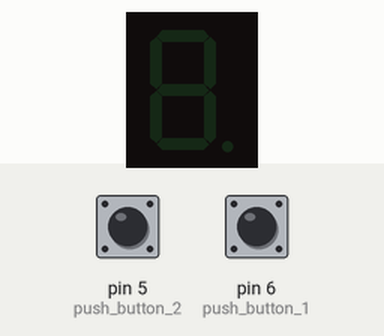
Recording of a program running on a simulated Arduino Uno, built with avr-gcc and run on an emulated ATmega328P. On the bench: 1-digit seven-segment display. Wiring (inferred from the names in the program): 1-digit 7-segment display, segments lit when HIGH: segments pin 8, pin 9, pin 10, pin 11, pin 12, pin 13, pin 7. Inputs (shaded band) come from the test bench; at power-on: pin 5 (push_button_2) HIGH, pin 6 (push_button_1) HIGH. The segment pins are drawn as the display they are named for.

Above: at 1.2 s.
1.3 s: pin 5 (push_button_2) pulled LOW for 0.15 s
At 2.2 s:
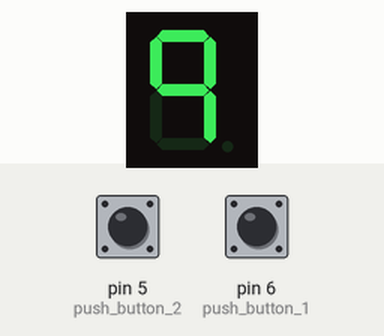
2.9 s: pin 6 (push_button_1) pulled LOW for 0.15 s
At 3.4 s:
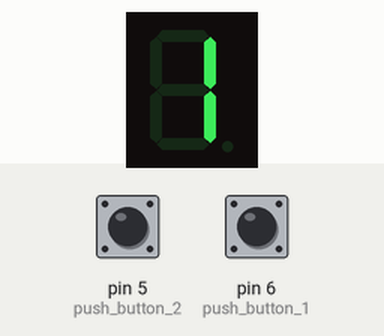
4.5 s: pin 6 (push_button_1) pulled LOW for 1 s
At 5.8 s:
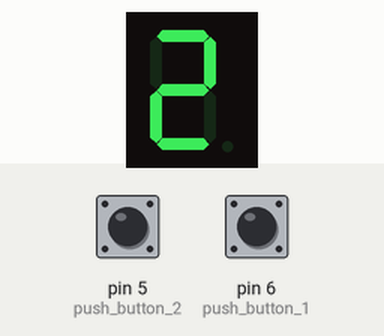
7.0 s: pin 6 (push_button_1) pulled LOW for 0.15 s
At 7.7 s:
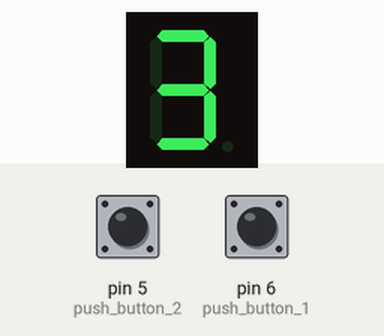
8.6 s: pin 6 (push_button_1) pulled LOW for 3.2 s
At 8.9 s:
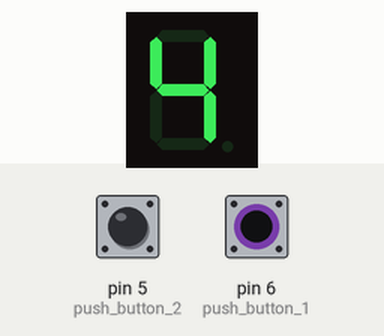
13.3 s: pin 6 (push_button_1) pulled LOW for 0.15 s
At 13.7 s:
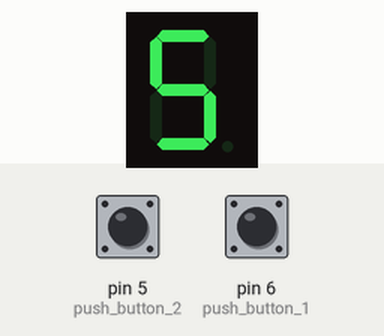
Timing chart, 0 to 15.9 s (numbered marks = the images above; inputs shaded):
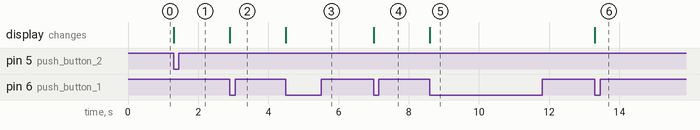

The program:

main.cpp
```cpp
#include <Arduino.h>

void digitDisplay();

int led_a = 8;
int led_b = 9;
int led_c = 10;
int led_d = 11;
int led_e = 12;
int led_f = 13;
int led_g = 7;

int push_button_1 = 6;
int push_button_2 = 5;

bool estado_led = 0;

bool botao_acionado = false;

int contador_botao = 0;

void setup() {

  pinMode(push_button_1,INPUT_PULLUP);
  pinMode(push_button_2,INPUT_PULLUP);

  pinMode(led_a,OUTPUT);
  pinMode(led_b,OUTPUT);
  pinMode(led_c,OUTPUT);
  pinMode(led_d,OUTPUT);
  pinMode(led_e,OUTPUT);
  pinMode(led_f,OUTPUT);
  pinMode(led_g,OUTPUT);

  digitDisplay();

}

void loop() {

  bool leitura_botao_1 = digitalRead(push_button_1);
  bool leitura_botao_2 = digitalRead(push_button_2);


  if(leitura_botao_1 == LOW && !botao_acionado){

    botao_acionado = true;

    contador_botao++;

    digitDisplay();

    if(contador_botao > 9){
      contador_botao = 1;
    }

    digitDisplay();
    delay(200);
  }
  if(leitura_botao_2 == LOW && !botao_acionado){

    botao_acionado = true;

    contador_botao--;

    digitDisplay();

    if(contador_botao <= 0){

      contador_botao =9;
    }

    digitDisplay();
    delay(200);
  }

  if(leitura_botao_1 == HIGH && leitura_botao_2 == HIGH){

    botao_acionado = false;
  }

}

void digitDisplay(){

  digitalWrite(led_a,LOW);
  digitalWrite(led_b,LOW);
  digitalWrite(led_c,LOW);
  digitalWrite(led_d,LOW);
  digitalWrite(led_e,LOW);
  digitalWrite(led_f,LOW);
  digitalWrite(led_g,LOW);

  if(contador_botao == 1){

    digitalWrite(led_b,HIGH);
    digitalWrite(led_c,HIGH);
  }

  if(contador_botao == 2 ){

    digitalWrite(led_a,HIGH);
    digitalWrite(led_b,HIGH);
    digitalWrite(led_g,HIGH);
    digitalWrite(led_e,HIGH);
    digitalWrite(led_d,HIGH);
  }

  if(contador_botao == 3){

    digitalWrite(led_a,HIGH);
    digitalWrite(led_b,HIGH);
    digitalWrite(led_c,HIGH);
    digitalWrite(led_d,HIGH);
    digitalWrite(led_g,HIGH);
  }
  if(contador_botao == 4){

    digitalWrite(led_b,HIGH);
    digitalWrite(led_c,HIGH);
    digitalWrite(led_g,HIGH);
    digitalWrite(led_f,HIGH);
  }

  if(contador_botao == 5){

    digitalWrite(led_a,HIGH);
    digitalWrite(led_f,HIGH);
    digitalWrite(led_g,HIGH);
    digitalWrite(led_c,HIGH);
    digitalWrite(led_d,HIGH);

  }

  if(contador_botao == 6){

    digitalWrite(led_a,HIGH);
    digitalWrite(led_f,HIGH);
    digitalWrite(led_g,HIGH);
    digitalWrite(led_c,HIGH);
    digitalWrite(led_d,HIGH);
    digitalWrite(led_e,HIGH);

  }
  if(contador_botao == 7){

    digitalWrite(led_a,HIGH);
    digitalWrite(led_b,HIGH);
    digitalWrite(led_c,HIGH);

  }
  if(contador_botao == 8){

    digitalWrite(led_a,HIGH);
    digitalWrite(led_b,HIGH);
    digitalWrite(led_c,HIGH);
    digitalWrite(led_d,HIGH);
    digitalWrite(led_e,HIGH);
    digitalWrite(led_f,HIGH);
    digitalWrite(led_g,HIGH);

  }
    if(contador_botao == 9){

    digitalWrite(led_a,HIGH);
    digitalWrite(led_b,HIGH);
    digitalWrite(led_c,HIGH);
    digitalWrite(led_c,HIGH);
    digitalWrite(led_f,HIGH);
    digitalWrite(led_g,HIGH);

  }


}
```

Measured:
- after the input at 1.3 s, the display: changes at once (image 1)
- after the input at 2.9 s, the display: changes at once (image 2)
- after the input at 4.5 s, the display: changes at once (image 3)
- after the input at 7.0 s, the display: changes at once (image 4)
- after the input at 8.6 s, the display: changes at once (image 5)
- after the input at 13.3 s, the display: changes at once (image 6)
